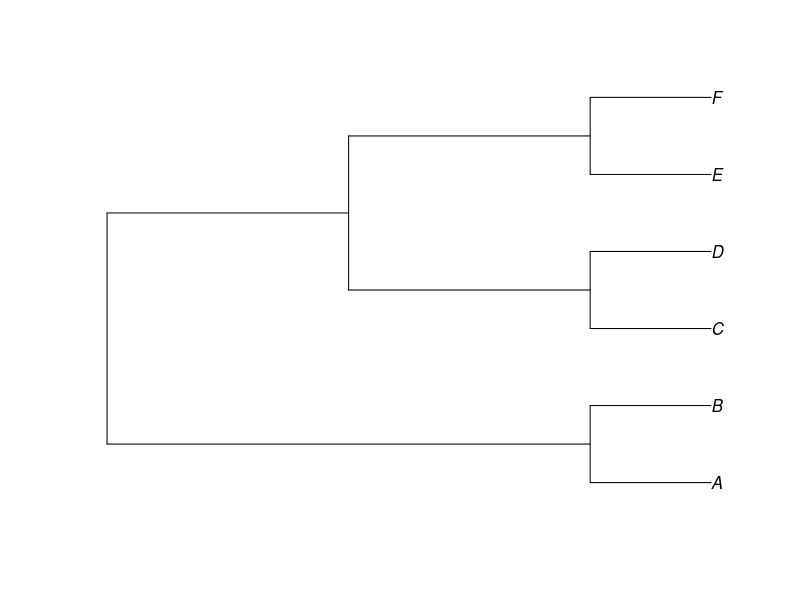
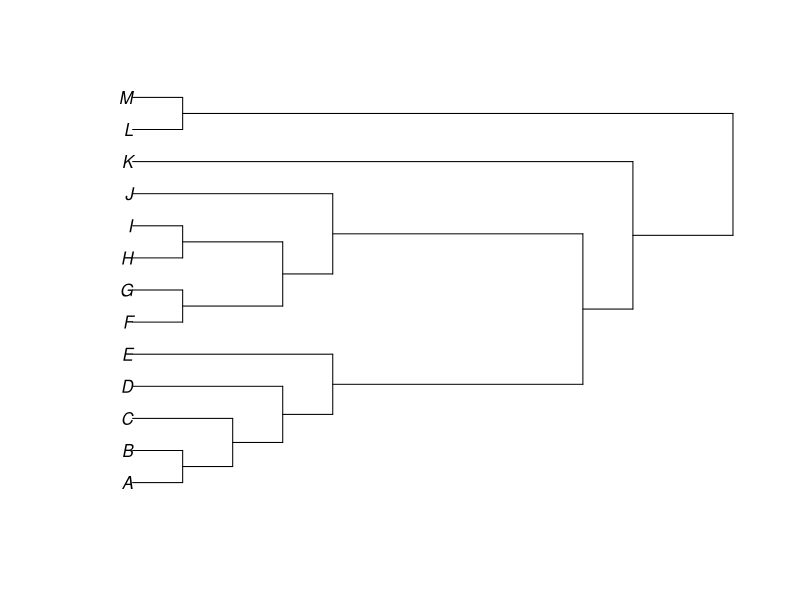
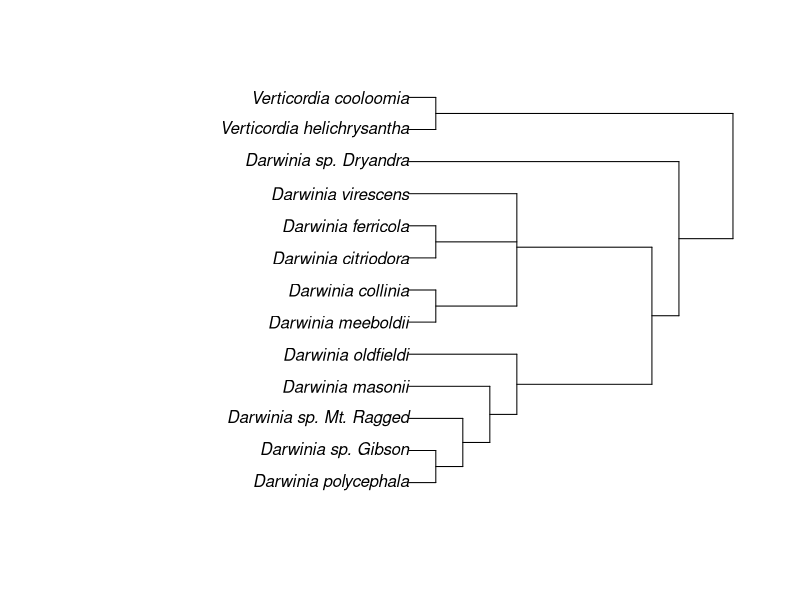
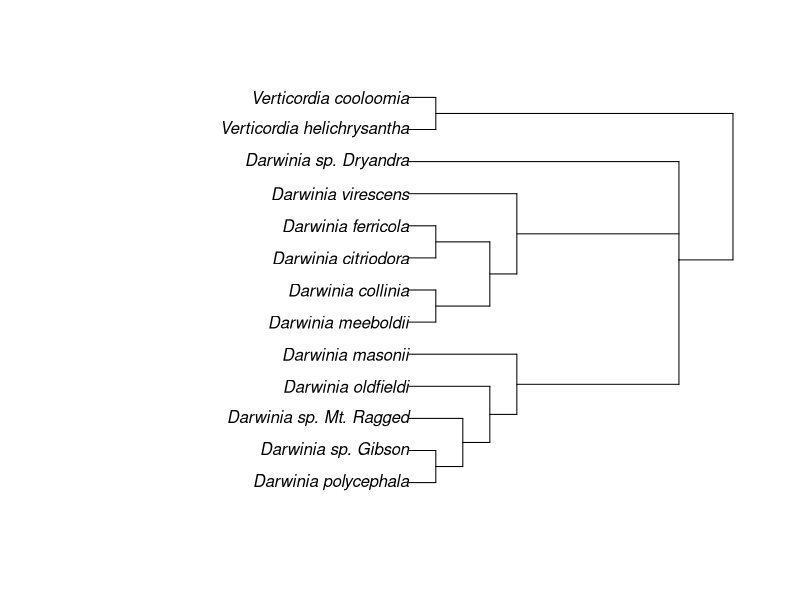

Reproduce these figures in R, in order.
#example plotting a tree from text
myTree <- ape::read.tree(text='((A, B), ((C, D), (E, F)));')
plot(myTree)

#write parenthetical tree with topology yielded by nuclear ML tree- use letters as stand-ins for OTUs
unnamed_tree <- ape::read.tree(text='(((((((A, B), C), D), E), (((F, G), (H, I)), J)), K), (L,M));')
plot(unnamed_tree, direction= "leftwards")

#sub in species names for letters as OTUs
nuclear_Darwiniatree <- ape::read.tree(text='(((((((Darwinia_polycephala, Darwinia_sp._Gibson), Darwinia_sp._Mt._Ragged), Darwinia_masonii), Darwinia_oldfieldi), ((Darwinia_meeboldii, Darwinia_collinia), (Darwinia_citriodora, Darwinia_ferricola), Darwinia_virescens)), Darwinia_sp._Dryandra), (Verticordia_helichrysantha, Verticordia_cooloomia));')
plot(nuclear_Darwiniatree, direction= "leftwards")

#fabricate a tree to demonstrate hypothetical data. change some topology from nuclear tree
fab_plastome_Darwiniatree <- ape::read.tree(text='(((((((Darwinia_polycephala, Darwinia_sp._Gibson), Darwinia_sp._Mt._Ragged), Darwinia_oldfieldi), Darwinia_masonii), (((Darwinia_meeboldii, Darwinia_collinia), (Darwinia_citriodora, Darwinia_ferricola)), Darwinia_virescens), Darwinia_sp._Dryandra)), (Verticordia_helichrysantha, Verticordia_cooloomia));')
plot(fab_plastome_Darwiniatree, direction= "leftwards")
#created a polytomy and slightly altered topology
#will manually assign hypothetical "bootstrap values"